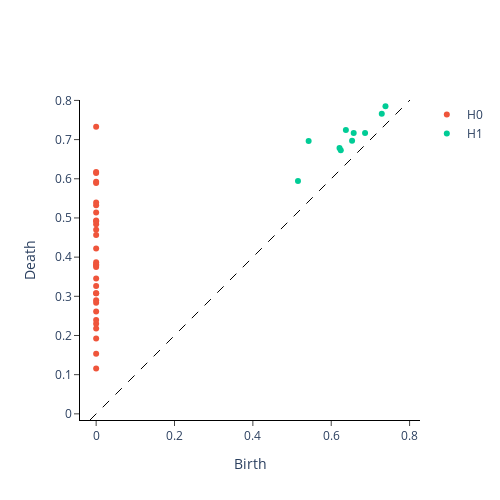

Notebook source saved alongside this figure:
### Code cell
from gtda.homology import WeakAlphaPersistence

homology_dims = [0, 1]

WA = WeakAlphaPersistence(homology_dimensions = homology_dims)
X_diagrams = WA.fit_transform(series_embedded_data[None,:,:]) 
WA.plot(X_diagrams)
